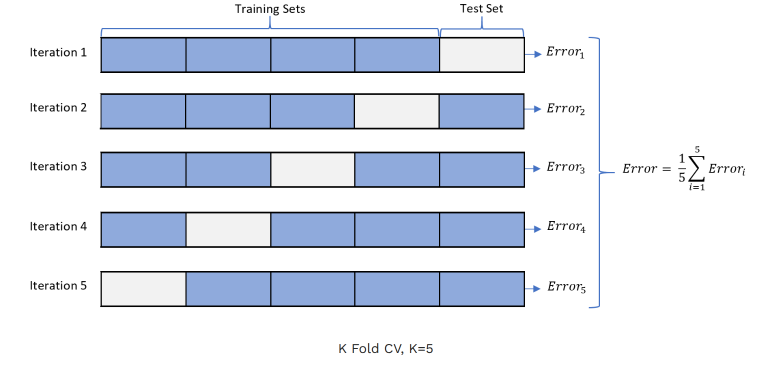
#> input picture pics/KFold_CV_5.png, 1523 x 751 px, found by its file name (shown at 1/2 size)
$ jupyter execute --allow-errors MoCaDR_List_nr_1_good_practice_Python.ipynb
#> lines starting #> are read from the running program, lines starting #| are printed output that depends on the picture
<a href="https://colab.research.google.com/github/lorek/MethodsClassDimRed/blob/main/MoCaDR_List_nr_1_good_practice_Python.ipynb" target="_parent"></a>

**Methods of classification and dimensionality reduction**

Paweł Lorek
University of Wrocław

<font face="Rage" size=2  > Updated: 18.02.2026 <font>

# LIST NR 1: A) Good practice in Python for Machine Learning;  B) Sklearn -- basics

# A) Some good practice in Python for Machine Learning

[cell 1]
import numpy as np
import time

# Project Organization:
**IMPORTANT** -- we mention it here, but we do not practice it in Colab (it is much easier to practice it locally)

## Folder structure

Typical project structure:

  ```python

my_ml_project/
  ├── data/                 # Data files (CSV, images, etc.)
  ├── modules/               # Python modules: classes and functions
  │   └── linear_regression.py
  │   └── my_functions.py
  │   └── my_utils.py
  ├── notebooks/            # Jupyter or Colab notebooks:experiments and demos
  ├── tests/                # Unit tests for your modules
  ├── main.py               # The main script to run your project
  ├── README.md             # Project documentation
  └── requirements.txt      # List of project dependencies
  ```

## Modularity
Divide project into modules. E.g., say this is `my_ml_project/modules/my_utils.py`:

  ```python
def sum_of_squares(n: int) -> int:
    """
    Compute the sum of squares of numbers from 1 to n.
    """
    if n < 1:
        raise ValueError("n must be at least 1.")
    return sum(i ** 2 for i in range(1, n + 1))
  ```

Then, say in `my_ml_project/main.py` we may have:
  ```python
from modules.my_utils import sum_of_squares
print("Sum of squares for n=5:", sum_of_squares(5))
  ```

# Classes in Machine Learning: Implementing Fit & Predict

In modern machine learning, it’s common to encapsulate models as classes with methods such as .fit() and .predict(). This approach organizes the code, makes it reusable, and closely mirrors how popular libraries (like `scikit-learn`) are structured.

## 1D Linear Regression: Fit and Predict

In this section, we focus on a simple 1D Linear Regression problem. We are given data points
$$(x_1,y_1),\ldots,(x_n,y_n)$$
where each $x_i \in \mathbb{R}$, and our goal is to estimate parameters $\beta_0$ (the intercept) and $\beta_1$ (the slope) such that the model

$$
y = \beta_0 + \beta_1 x
$$

"best" fits the data in a least-squares sense. By "best" we mean that the parameters minimize the loss function

$$
h(\beta_0,\beta_1)=\sum_{i=1}^n \Bigl(y_i-(\beta_0+\beta_1 x_i)\Bigr)^2.
$$

Thus, we want

$$
\beta_0,\beta_1 = \arg\min_{\beta_0,\beta_1} h(\beta_0,\beta_1).
$$

To derive the minimizers manually, we compute the partial derivatives of $h$ with respect to $\beta_0$ and $\beta_1$:

$$
\frac{\partial h}{\partial \beta_0} = \sum_{i=1}^n 2\Bigl(\beta_0+\beta_1 x_i - y_i\Bigr)
$$

$$
\frac{\partial h}{\partial \beta_1} = \sum_{i=1}^n 2\Bigl(\beta_0+\beta_1 x_i - y_i\Bigr)x_i.
$$

Setting these derivatives to zero yields the normal equations. After some algebra, the optimal parameters are given by:

$$
\beta_1 = \frac{\sum_{i=1}^n (x_i-\bar{x})(y_i-\bar{y})}{\sum_{i=1}^n (x_i-\bar{x})^2}, \qquad \beta_0 = \bar{y} - \beta_1 \bar{x},
$$

where

$$
\bar{x}=\frac{1}{n} \sum_{i=1}^n x_i,\qquad
\bar{y}=\frac{1}{n} \sum_{i=1}^n y_i.
$$

### 1D Linear Regression -- implementation

Using above formula we have the following implementation:

[cell 2]
class myLinearRegression1D:
    r"""
    A simple 1D linear regression model using the closed-form solution.

    The model is: y = beta0 + beta1 * x.

    The parameters are estimated as:
      beta1 = sum((x_i - \hat{x})(y_i - \hat{y}) / sum((x_i - \hat{x})^2)
      beta0 = \hat{y} - beta1 * \hat{x},

    where:
      \hat{x}= (1/n) * sum(x_i) and \hat{y}= (1/n) * sum(y_i)
    """

    def __init__(self):
        self.beta0 = None
        self.beta1 = None

    def fit(self, X, y):
        r"""
        Fit the linear regression model using the direct formula.

        Parameters:
            X (array-like): 1D array or column vector of input features.
            y (array-like): 1D array or column vector of target values.
        """
        # Ensure X and y are 1D arrays
        X = np.ravel(X)
        y = np.ravel(y)

        n = len(X)
        x_bar = np.mean(X)
        y_bar = np.mean(y)

        # Compute the slope (beta1)
        beta1_num = np.sum((X - x_bar) * (y - y_bar))
        beta1_den = np.sum((X - x_bar)**2)
        self.beta1 = beta1_num / beta1_den

        # Compute the intercept (beta0)
        self.beta0 = y_bar - self.beta1 * x_bar

    def predict(self, X):
        r"""
        Predict target values using the fitted model.

        Parameters:
            X (array-like): 1D array or column vector of input features.

        Returns:
            np.ndarray: Predicted values.
        """

        if self.beta0 is None or self.beta1 is None:
          raise ValueError("Model must be fitted before prediction.")

        X = np.ravel(X)
        return self.beta0 + self.beta1 * X

[cell 3]
import numpy as np
import matplotlib.pyplot as plt


# Generate synthetic 1D data
nr_points = 200
rng = np.random.default_rng(31415)
x_train = rng.random((nr_points, 1))

# True parameters
a_true = 2  # slope
b_true = 1  # intercept
y_train = b_true + a_true * x_train + 0.1 * rng.normal(size=(nr_points, 1))

# Visualize the training data
plt.scatter(x_train, y_train, alpha=0.3, label='Training data')
plt.xlabel("x")
plt.ylabel("y")
plt.title("Training Data")
plt.legend()
plt.show()
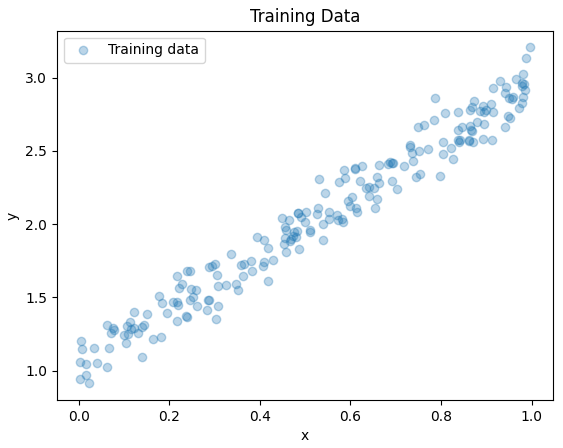
#> figure drawn by matplotlib, 1 panel

# Create and train the model
model = myLinearRegression1D()
model.fit(x_train, y_train)

# Predict on the training data
y_pred = model.predict(x_train)

# Plot the regression line
plt.scatter(x_train, y_train, alpha=0.3, label='Training data')
plt.plot(x_train, y_pred, color='red', label='Regression line')
plt.xlabel("x")
plt.ylabel("y")
plt.title("1D Linear Regression Fit")
plt.legend()
plt.show()
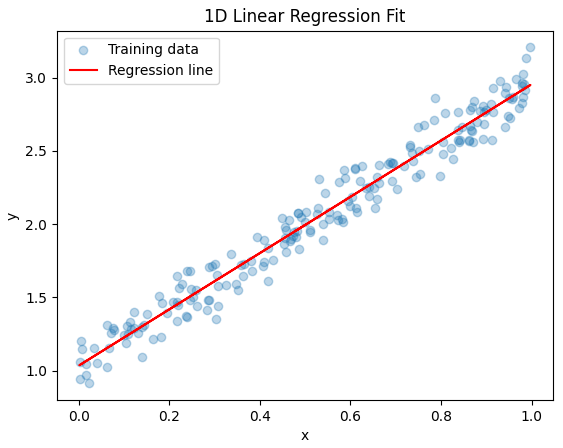
#> figure drawn by matplotlib, 1 panel

print(f"Estimated intercept: {model.beta0:.3f}")
print(f"Estimated slope: {model.beta1:.3f}")

[cell 4]
x_train.shape

[cell 5]
x_vec = x_train.ravel()
print(x_vec.shape)

Compare results with `LinearRegression` from `sklearn`:
(there may be minor differences resulting from rounding and numerical precision)

[cell 6]
from sklearn.linear_model import LinearRegression

# Fit scikit-learn model
sk_model = LinearRegression()
sk_model.fit(x_train, y_train)

print("\nScikit-learn Model Parameters:")
print("Intercept (beta0):", sk_model.intercept_[0])
print("Slope (beta1):", sk_model.coef_[0])

# E1.1 (**10 pts**) Multidimensional Linear Regression

Given a dataset
$$
\{ (\mathbf{x}_1, y_1), (\mathbf{x}_2, y_2), \ldots, (\mathbf{x}_n, y_n) \},
$$
where each input vector $\mathbf{x}_i \in \mathbb{R}^d$ and the corresponding target $y_i \in \mathbb{R}$, we wish to model the relationship between $\mathbf{x}_i$ and $y_i$ using a linear model.

### Model Formulation

We assume the model is given by
$$
y = \beta_0 + \beta_1 x_1 + \beta_2 x_2 + \cdots + \beta_d x_d,
$$
or, equivalently, in vector notation:
$$
y = \beta_0 + \mathbf{x}^T \boldsymbol{\beta},
$$
where $\boldsymbol{\beta} = (\beta_1, \beta_2, \ldots, \beta_d)^T$ and $\mathbf{x}=(x_1,\ldots,x_d)^T$.

To include the intercept in the formulation, we augment the input vector with a constant 1, and define
$$
\mathbf{X} = \begin{bmatrix}
1 & x_{11} & x_{12} & \cdots & x_{1d} \\
1 & x_{21} & x_{22} & \cdots & x_{2d} \\
\vdots & \vdots & \vdots & \ddots & \vdots \\
1 & x_{n1} & x_{n2} & \cdots & x_{nd}
\end{bmatrix} \quad \textrm{and}\quad
\boldsymbol{\theta} = \begin{bmatrix} \beta_0 \\ \beta_1 \\ \vdots \\ \beta_d \end{bmatrix}.
$$

The closed-form solution (normal equation) for the parameters is then given by

$$
\hat{\boldsymbol{\theta}} = (\mathbf{X}^T \mathbf{X})^{-1} \mathbf{X}^T \mathbf{y},
$$
where $\mathbf{y} = (y_1, y_2, \ldots, y_n)^T$.

**Note:**
- Ensure that the input data is appropriately augmented with a column of ones to account for the intercept.
- You may use NumPy for the matrix operations.

*Hint:*
You can augment (insert $(1,\ldots,1)^T$ as first column) the input matrix `X` (which is of shape `(n_samples, d)`) as follows:

```python
X_augmented = np.c_[np.ones((X.shape[0], 1)), X]
```

## E1.1 a)

Implement a Python class called `myLinearRegression_multiD` with the following methods:

1. **`fit(X, y)`**:
   Compute the parameter vector $\hat{\theta}$ using the closed-form solution and store it as an attribute.

2. **`predict(X)`**:
   Use the stored parameters to compute predictions for new input data.

## E1.1 b)
First, **double-check your implementation** by applying your `myLinearRegression_multiD` class to the previous 1D example.
- Verify that for the dataset
  $$
  \{(x_1,y_1),\ldots,(x_n,y_n)\},
  $$
  where each $x_i\in\mathbb{R}$, your implementation returns similar parameters to those computed using `myLinearRegression1D` and/or function from `sklearn`.

## E1.1 c)
Consider 2d points  $\mathbf{x}_i\in\mathbb{R}^2$ generated by the following code (note that we have $(\mathbf{x}_i,y_i)=((x_{i1},x_{i2}), y_i)$ -- in the plot below $y_i$ is represented as $z$-coordinates.

[cell 7]
# Generate synthetic data for 2D input
rng = np.random.default_rng(31415)

n_points = 200
# Each x_i is in R^2, with features uniformly sampled in [0, 1]

X_2d = rng.random((n_points, 2))


# Define true parameters for the model: y = beta0 + beta1*x1 + beta2*x2
beta0_true = 1.0
beta1_true = 2.0
beta2_true = 3.0

# Generate target values with some Gaussian noise
y_2d = beta0_true + beta1_true * X_2d[:, 0] + beta2_true * X_2d[:, 1] + 1 * rng.normal(size=n_points)

# 3D Visualization: Plot the data points and the regression plane
fig = plt.figure(figsize=(10, 7))
ax = fig.add_subplot(111, projection='3d')

# Scatter plot of the data points
ax.scatter(X_2d[:, 0], X_2d[:, 1], y_2d, color='blue', alpha=0.5, label='Data points')
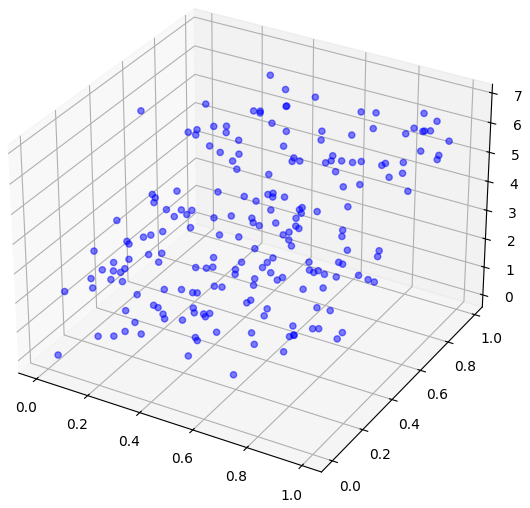
#> figure drawn by matplotlib, 1 panel

Thus, `.fit` method of your implementation would return 3 parameters: $\beta_0, \beta_1, \beta_2$.
* create a grid over (x_1,x_2)-space, predict the $y$-values on this grid
* plot a regression plane (a surface) corresponding to these predictions on the top of the scatter plot.
This should work:
```python
x1_grid, x2_grid = np.meshgrid(np.linspace(0, 1, 20), np.linspace(0, 1, 20))
X_grid = np.column_stack((x1_grid.ravel(), x2_grid.ravel()))
y_grid = model.predict(X_grid).reshape(x1_grid.shape)
#Plot the surface
ax.plot_surface(x1_grid, x2_grid, y_grid, color='red', alpha=0.5)
```
* Rotate the plot using `ax.view_init(elev, azim)` to display the regression plane clearly.

## E1.1 d)

 Code below samples generate synthetic data with 200 points in a 100-dimensional space. The target values $y$ are computed using a known linear model with a fixed intercept and randomly generated coefficients, plus Gaussian noise.

[cell 8]
# Generate synthetic data for the 100D case
n_samples = 200
n_features = 100
rng = np.random.default_rng(31415)

# Generate random features from a standard normal distribution
X_100d = rng.normal(loc=0.0, scale=1.0,  size=(n_samples, n_features))

# Define true parameters
true_intercept = 3.0
true_coef = np.random.randn(n_features)

# Generate target values with some Gaussian noise
y_100d = true_intercept + X_100d.dot(true_coef) + 0.5 * rng.standard_normal(n_samples)

Fit your `LinearRegression_multiD` implementation and `scikit-learn`'s `LinearRegression` on this dataset, then compute and report the L2 norm of the difference between the recovered parameter vectors (with intercept included).

# B) Sklearn -- basics

## Mean Squared Error and `.score()`

Mean Squared Error (MSE) is a common metric for regression models, representing the average squared difference between predicted $\hat{y_1},\ldots,\hat{y_n}$ and   actual $y_1,\ldots,y_n$ values, namely
$$\textrm{MSE} = {1\over n}\sum_{i=1}^n (y_i-\hat{y}_i)^2.$$
In scikit-learn, you can compute MSE using the `mean_squared_error` function. Additionally, most `scikit-learn` regression models provide a `.score()` method that returns the coefficient of  determination $R^2$, a measure of how well the model explains the variability of the response data:
$$R^2=1-{\sum_{i=1}^n(y_i-\hat{y}_i)^2\over \sum_{i=1}^n(y_i-\bar{y})^2}, \quad \textrm{where} \bar{y}={1\over n}\sum_{i=1}^n y_i.$$

[cell 9]
from sklearn.metrics import mean_squared_error

# Generate synthetic data for regression
rng = np.random.default_rng(31415)
X = rng.random((100, 1)) # X is of shape (100,1)
# X.ravel() is of shape (100,)
y = 3 + 2 * X.ravel() + 0.5 * rng.standard_normal(100)  # y = 3 + 2x + noise

# Fit a Linear Regression model
model = LinearRegression()
model.fit(X, y) #
y_pred = model.predict(X)

# Compute Mean Squared Error (MSE)
mse = mean_squared_error(y, y_pred)
print("Mean Squared Error:", mse)

# Compute R^2 score using the model's .score() method
r2 = model.score(X, y)
print("R^2 Score:", r2)

# Some known datasets, train_test_split, KFold Cross Validation

The `Diabetes` dataset is a  a well-known regression dataset in scikit-learn. It contains 10dimensional points $\mathbf{x}_i$ together with real-valued $y_i\in\mathbb{R}$ (this target value is a quantitative measure of disease progression one year after the baseline).

[cell 10]
from sklearn.model_selection import train_test_split, StratifiedKFold, cross_val_score
from sklearn.datasets import load_diabetes

# Load the Diabetes dataset
data = load_diabetes()
X = data.data
y = data.target

print("Data of shape: X.shape=",X.shape, ", y.shape = ", y.shape)

Split the data (randomly) into two sets: so-called training (0.8 of all data) and testing set (remaining 0.2):

[cell 11]
X_train, X_test, y_train, y_test = train_test_split(X, y, test_size=0.2, random_state=42)

print("X_train shape:", X_train.shape)
print("X_test shape:", X_test.shape)

[cell 12]
print(y_train[0:3])

[cell 13]
model = LinearRegression()

# Create and train the LinearRegression model on the training set
model = LinearRegression()
model.fit(X_train, y_train)

# Predict on the test set
y_pred = model.predict(X_test)

# Compute the Mean Squared Error (MSE)
mse = mean_squared_error(y_test, y_pred)
print("Test set Mean Squared Error:", mse)

We split the set randomly... repeat it several times, let's see differences between splits:

[cell 14]
for i in np.arange(10):
  X_train, X_test, y_train, y_test = train_test_split(X, y, test_size=0.2, random_state=i)
  model = LinearRegression()
  model.fit(X_train, y_train)
  y_pred = model.predict(X_test)
  mse = mean_squared_error(y_test, y_pred)
  print("seed = ", i , ", test set Mean Squared Error:", mse)

#KFold Cross-Validation

**KFold Cross-Validation** (simplified description): KFold splits the dataset into $k$  equally sized folds (or as equal as possible). In each iteration, one fold is used as the validation set and the remaining $k-1$ folds as the training set. This process is repeated $k$
k times (with each fold used once for validation), and the model performance is averaged over all folds. This approach helps assess the model's generalizability.

[cell 15]
url = "https://raw.githubusercontent.com/lorek/MethodsClassDimRed/refs/heads/main/pics/KFold_CV_5.png"
import imageio.v3 as iio
img = iio.imread(url)
#> img is the input picture: shape (751, 1523, 3); mean R, G, B 223.4, 228.7, 238.6

plt.figure(figsize=(12,8))  # zmniejsza obraz
plt.imshow(img)
plt.axis("off")
plt.show()

[cell 16]
from sklearn.model_selection import KFold

# Create a KFold object with k=5 splits
kf = KFold(n_splits=5, shuffle=True, random_state=42)

mse_scores = []

# Iterate over each fold
for fold, (train_index, test_index) in enumerate(kf.split(X), start=1):
    print(f"Fold {fold}:")
    print("  Training indices:", train_index[:5], "...")
    print("  Testing indices: ", test_index[:5], "...\n")

    X_train, X_test = X[train_index], X[test_index]
    y_train, y_test = y[train_index], y[test_index]

    # Create and train the model on the training set
    model = LinearRegression()
    model.fit(X_train, y_train)

    # Predict on the test set and calculate MSE
    y_pred = model.predict(X_test)
    mse = mean_squared_error(y_test, y_pred)
    mse_scores.append(mse)
    print(f"Fold {fold} MSE: {mse:.2f}")

print("Average MSE across folds:", np.mean(mse_scores))

You can **achieve the same** using `cross_val_score` in just a few lines:

[cell 17]
from sklearn.model_selection import cross_val_score

model = LinearRegression()
cv_scores = cross_val_score(model, X, y, cv=kf, scoring='neg_mean_squared_error')
print("Cross-validated MSE scores:", np.round(-cv_scores,2))
print("Average CV MSE:", -cv_scores.mean())

Note:
* We use `scoring='neg_mean_squared_error'` because scikit-learn expects higher scores to be better, so it returns the negative MSE.
* We used `KFold` object `kf` earlier defined as
```python
kf = KFold(n_splits=k, shuffle=True, random_state=42)
```
We may skip this and pass number of folds directly (i.e., `cv=5` instead of `cv=kf`:
```python
cv_scores = cross_val_score(model, X, y, cv=5, scoring='neg_mean_squared_error')
```
However, the results might differ since in that case, you do not have control over the randomness (seed) used for the splits.

Note: `myLinearRegression1D` implemented earlier cannot be used within `cross_val_score` as it is.
Custom Python classes (like our simple regression example) are not automatically compatible with scikit-learn utilities such as `cross_val_score`   unless they follow the scikit-learn estimator API (e.g., `get_params`/`set_params`). It is easy to do it, we skip it at this point.

**HYPERPARAMETERS**

In this section, we focus on a simple 1D Linear Ridge Regression with one hyperparameter $\alpha\geq 0$.  As in "1D Linear Regression" We are given data points
$$(x_1,y_1),\ldots,(x_n,y_n)$$
where each $x_i \in \mathbb{R}$, and our goal is to estimate parameters $\beta_0$ (the intercept) and $\beta_1$ (the slope) such that the model

$$
y = \beta_0 + \beta_1 x
$$

"best" fits the data. However, now by "best" we mean that the parameters minimize the loss function

$$
g(\beta_0,\beta_1,\alpha)=\sum_{i=1}^n \Bigl(y_i-(\beta_0+\beta_1 x_i)\Bigr)^2 +\alpha(\beta_0^2+\beta_1^2)
$$

Thus, we want

$$
\beta_0,\beta_1 = \arg\min_{\beta_0,\beta_1} g(\beta_0,\beta_1,\alpha).
$$

The solution is known:
$$\hat{\beta}_0 = \frac{(S_{xx} + \alpha) \, S_y - S_x \, S_{xy}}{(n+\alpha)(S_{xx}+\alpha) - S_x^2}, \quad \hat{\beta}_1 = \frac{(n+\alpha) \, S_{xy} - S_x \, S_y}{(n+\alpha)(S_{xx}+\alpha) - S_x^2}
$$
where
$$S_x = \sum_{i=1}^n x_i,\quad
S_y = \sum_{i=1}^n y_i,\quad
S_{xx} = \sum_{i=1}^n x_i^2,\quad
S_{xy} = \sum_{i=1}^n x_i y_i.$$

In practice, Ridge regression is available directly in scikit-learn (`sklearn.linear_model.Ridge`), which we use below.

[cell 18]
nr_points = 200
rng = np.random.default_rng(31415)
x_train = rng.random((nr_points, 1))

# True parameters
a_true = 2  # slope
b_true = 1  # intercept
y_train = b_true + a_true * x_train + 0.1 * rng.normal(size=(nr_points, 1))


# Visualize the training data
plt.scatter(x_train, y_train, alpha=0.3, label='Training data')
plt.xlabel("x")
plt.ylabel("y")
plt.title("Training Data")
plt.legend()
plt.show()

[cell 19]
from sklearn.linear_model import LinearRegression, Ridge

y_train_1d = y_train.ravel()

plt.scatter(x_train, y_train_1d, alpha=0.3, label="Training data")
plt.xlabel("x")
plt.ylabel("y")
plt.title("Training Data")
plt.legend()
plt.show()

# (a) OLS
ols_model = LinearRegression()
ols_model.fit(x_train, y_train_1d)
y_pred_ols = ols_model.predict(x_train)

# (b) Ridge for a few lambda values
lambdas = [1.5, 10, 20]
ridge_predictions = {}

for lam in lambdas:
    ridge_model = Ridge(alpha=lam)
    ridge_model.fit(x_train, y_train_1d)
    ridge_predictions[lam] = ridge_model.predict(x_train)

# Plot
plt.figure(figsize=(10, 6))
plt.scatter(x_train, y_train_1d, alpha=0.5, label="Training data")
plt.plot(x_train, y_pred_ols, label="OLS", linewidth=2)

for lam in lambdas:
    plt.plot(x_train, ridge_predictions[lam], label=f"Ridge (lambda={lam})", linewidth=2)

plt.xlabel("x")
plt.ylabel("y")
plt.title("Model Predictions: OLS and Ridge Regression")
plt.legend()
plt.show()
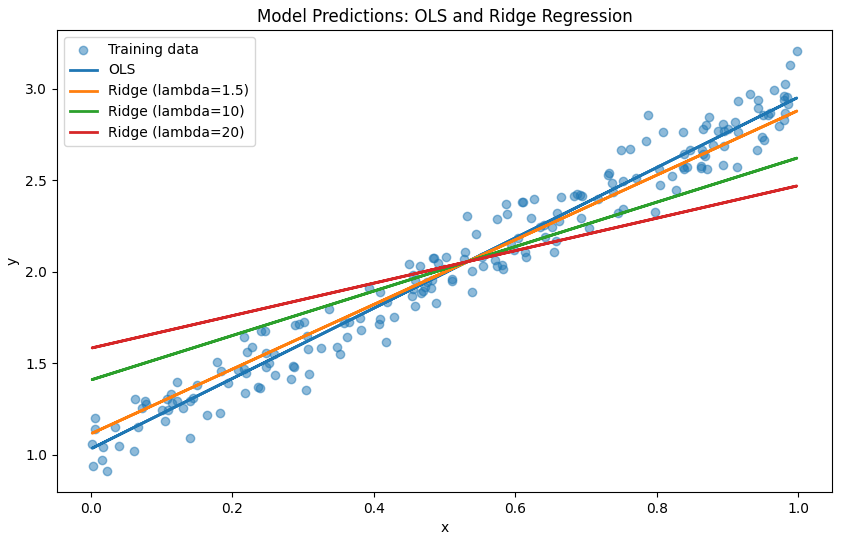
#> figure drawn by matplotlib, 1 panel
